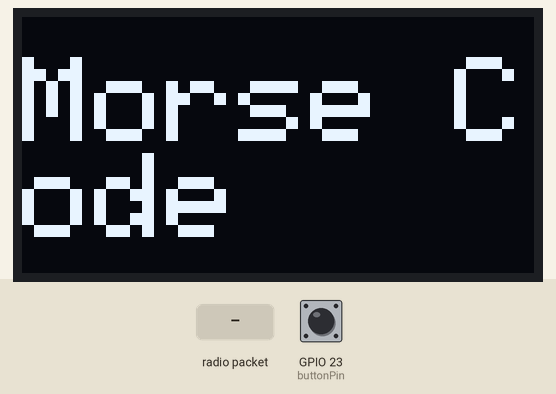
This sketch was run on a simulated ESP32. Shown: 128×64 one-colour display. Inputs (shaded band) come from the test bench; at power-on: GPIO 23 (buttonPin) HIGH. What the sketch prints to the serial monitor is not drawn.

Above: at 0.1 s.
9.1 s: radio packet "1" arrives
At 10.1 s:
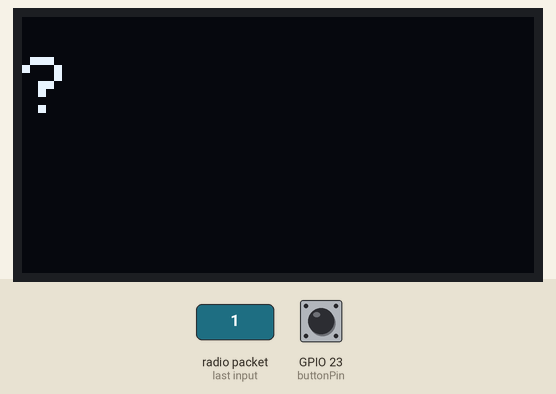
12.1 s: radio packet "0" arrives
At 12.4 s:
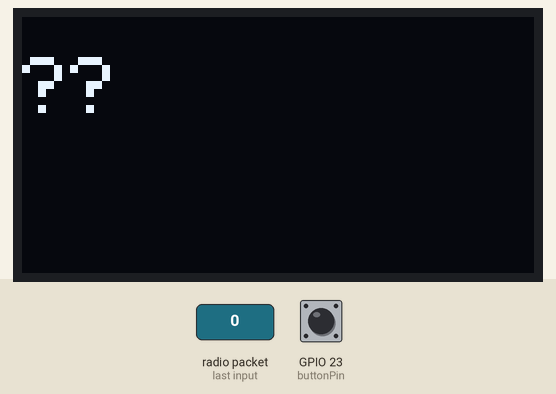
At 18.4 s:
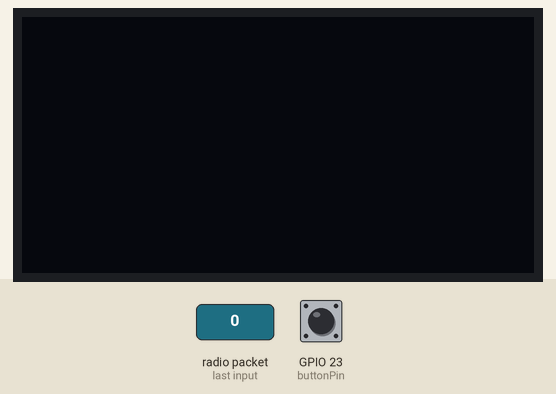
Timing chart, 0 to 19.9 s (numbered marks = the images above; inputs shaded):
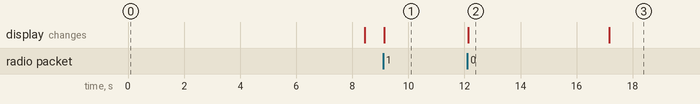

The sketch:

espnowsend.ino
```cpp
#include <esp_now.h>
#include <WiFi.h>
#include <Wire.h>
#include <Adafruit_GFX.h>
#include <Adafruit_SSD1306.h>

#define SCREEN_WIDTH 128 // OLED display width, in pixels
#define SCREEN_HEIGHT 64 // OLED display height, in pixels
#define OLED_RESET    -1
Adafruit_SSD1306 display(SCREEN_WIDTH, SCREEN_HEIGHT, &Wire, OLED_RESET);

const int buttonPin = 23;    // GPIO pin connected to the button
bool buttonState = LOW;      // Current state of the button
bool lastButtonState = LOW;  // Previous state of the button

unsigned long lastReceiveTime = 0;     // Last activity time
unsigned long lastDebounceTime = 0;    // Timestamp of the last debounce check
const unsigned long debounceDelay = 100; // Debounce time in milliseconds
unsigned long pressStartTime = 0;      // Time when the button was pressed
unsigned long releaseStartTime = 0;    // Time when the button was released

String morseCode = "";

// Peer MAC address (receiver device MAC)
uint8_t receiverMAC[] = {0x94, 0xb9, 0x7e, 0xe4, 0x54, 0x64};  // Replace with the correct MAC

const char* morseTable[][2] = {
  {".-", "A"}, {"-...", "B"}, {"-.-.", "C"}, {"-..", "D"}, {".", "E"},
  {"..-.", "F"}, {"--.", "G"}, {"....", "H"}, {"..", "I"}, {".---", "J"},
  {"-.-", "K"}, {".-..", "L"}, {"--", "M"}, {"-.", "N"}, {"---", "O"},
  {".--.", "P"}, {"--.-", "Q"}, {".-.", "R"}, {"...", "S"}, {"-", "T"},
  {"..-", "U"}, {"...-", "V"}, {"..--", "W"}, {"-..-", "X"}, {"-.--", "Y"},
  {"--..", "Z"}, {"-----", "0"}, {".----", "1"}, {"..---", "2"}, {"...--", "3"},
  {"....-", "4"}, {".....", "5"}, {"-....", "6"}, {"--...", "7"}, {"---..", "8"},
  {"----.", "9"}
};

int x = 0;
int y = 10;

// Flag to track receiving status
bool isReceiving = false;

char decodeMorse(String code) {
  for (int i = 0; i < sizeof(morseTable) / sizeof(morseTable[0]); i++) {
    if (code == morseTable[i][0]) {
      return morseTable[i][1][0];
    }
  }
  return '?'; // Return '?' if the code is not recognized
}

void displayDecodedChar(char decodedChar) {
  if (x > SCREEN_WIDTH - 12) {
    x = 0;
    y += 16;
  }

  if (y > SCREEN_HEIGHT - 16) {
    x = 0;
    y = 10;
    display.clearDisplay();
  }

  display.setCursor(x, y);
  display.setTextSize(2);
  display.print(decodedChar);
  display.display();

  x += 12;
}

void onDataReceive(const esp_now_recv_info *info, const uint8_t *data, int len) {
  // Set the flag to indicate receiving process
  isReceiving = true;

  char incomingMessage[len + 1];
  memcpy(incomingMessage, data, len);
  incomingMessage[len] = '\0';
  String morseCode = String(incomingMessage);
  char decodedChar = decodeMorse(morseCode);

  Serial.print("Received Morse Code: ");
  Serial.println(morseCode);
  Serial.print("Decoded Character: ");
  Serial.println(decodedChar);

  displayDecodedChar(decodedChar);

  // Reset the timer for display clear
  lastReceiveTime = millis();

  // Receiving process completed
  isReceiving = false;
}

void setup() {
  Serial.begin(115200);
  if (!display.begin(SSD1306_SWITCHCAPVCC, 0x3C)) {
    Serial.println(F("SSD1306 allocation failed"));
    for (;;);
  }
  display.clearDisplay();
  display.setTextSize(3);
  display.setTextColor(WHITE);
  display.setCursor(0, 10);
  display.println("Morse Code");
  display.display();
  delay(2000);
  display.clearDisplay();
  pinMode(buttonPin, INPUT_PULLUP);

  WiFi.mode(WIFI_STA);
  if (esp_now_init() != ESP_OK) {
    Serial.println("ESP-NOW Initialization Failed!");
    return;
  }

  esp_now_peer_info_t peerInfo = {};
  memcpy(peerInfo.peer_addr, receiverMAC, 6);
  peerInfo.channel = 0;
  peerInfo.encrypt = false;

  if (esp_now_add_peer(&peerInfo) != ESP_OK) {
    Serial.println("Failed to add peer");
    return;
  }

  esp_now_register_recv_cb(onDataReceive);
}

void sendMorseCode(String code) {
  if (isReceiving) {
    Serial.println("Cannot send Morse code while receiving data.");
    return;
  }

  const char* message = code.c_str();
  esp_err_t result = esp_now_send(receiverMAC, (uint8_t*)message, strlen(message));

  if (result == ESP_OK) {
    Serial.println("Message sent successfully: " + code);
  } else {
    Serial.println("Failed to send message");
  }
}

void loop() {
  int reading = digitalRead(buttonPin);

  // Update the last activity time if there is input
  if (reading != lastButtonState) {
    lastDebounceTime = millis();
    lastReceiveTime = millis(); // Reset the timer for display clear
  }

  if ((millis() - lastDebounceTime) > debounceDelay) {
    if (reading != buttonState) {
      buttonState = reading;

      if (buttonState == LOW) {
        pressStartTime = millis();
      } else {
        unsigned long pressDuration = millis() - pressStartTime;

        if (pressDuration < 500) {
          morseCode += ".";
        } else {
          morseCode += "-";
        }

        releaseStartTime = millis();
      }
    }
  }

  if (releaseStartTime > 0 && (millis() - releaseStartTime > 1250)) {
    sendMorseCode(morseCode);
    morseCode = "";
    releaseStartTime = 0;
    lastReceiveTime = millis(); // Reset the timer for display clear
  }


  // Clear display if no input or activity for 5 seconds
  if (millis() - lastReceiveTime > 5000) {
    display.clearDisplay();
    display.display();


    // Reset cursor position after clearing
    x = 0;
    y = 10;

    lastReceiveTime = millis(); // Reset the timer to avoid repeated clears
  }

  lastButtonState = reading;
}
```

Measured:
- after the input at 9.1 s, the display: changes at once (image 1)
- after the input at 12.1 s, the display: changes at once (image 2)
- what the display in image 2 shows lasts 5.1 s, from 12.1 s to 17.2 s
